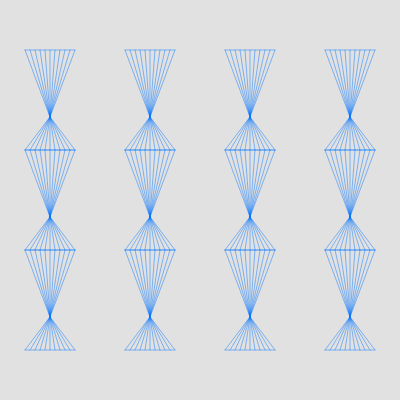
Frame 1 (no input)
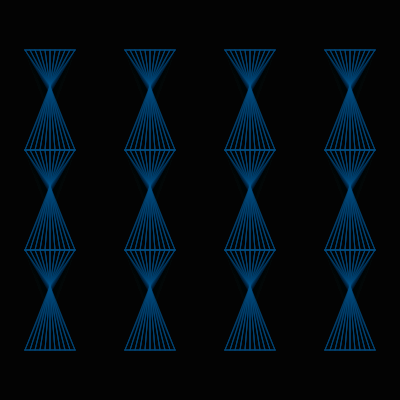
Frame 60 (no input)
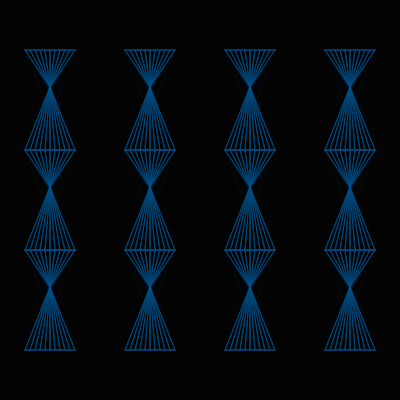
Frame 120 (the mouse pressed at the canvas centre since frame 60)

The p5.js sketch that drew these frames (run headless with seeded random() and noise() and a simulated clock; from frame 60 on, the mouse is pressed at the canvas centre):

// p5.js sketch
// ── sketch.js
function setup() {
  createCanvas(400, 400);
}

function draw() {
  background(0, 30);
  stroke(120, 120, 120, 80);
  noFill();
  // var noiseY = noise(.01 * frameCount) * 400;
  // var x1coord = map(noiseX, 0, 400, 50, 150);
  // var y1coord = map(noiseY, 0, 400, 0, 200);
  // stroke(noiseX, noiseY);
  var noiseY = noise(.01 * frameCount) * 400;
  var y1coord = map(noiseY,0,400,50,150);
  stroke(0,y1coord,noiseY,y1coord);
	line (25,50,75,50);
  for (let i = 25; i<=75; i+=5) {
    line(i,50,50,y1coord);
  }
  // var noiseY2 = noise(.02 * frameCount) * 400;
  // var y2coord = map(noiseY2,0,400,100,150);
  line(125,50,175,50);
  for(let j = 125; j<=175; j+=5) {
    line(j,50,150,y1coord);
  }
  line(225,50,275,50);
  for(let k = 225; k<=275; k+=5) {
    line(k,50,250,y1coord);
  }

  line(325,50,375,50);
  for (let h = 325;h<=375; h+=5) {
    line(h, 50,350,y1coord);
  }

  line(25,150,75,150);
  for (let i = 25; i<=75; i+=5) {
    line(i,150,50,y1coord);
  }
  line(125,150,175,150);
  for(let j = 125; j<=175; j+=5) {
    line(j,150,150,y1coord);
  }
  line(225,150,275,150);
  for(let k = 225; k<=275; k+=5) {
    line(k,150,250,y1coord);
  }
  line(325,150,375,150);
  for (let h = 325;h<=375; h+=5) {
    line(h, 150,350,y1coord);
  }

  var y2coord = map(noiseY, 0,400,250,350);

  line(25,250,75,250);
  for (let i = 25; i<=75; i+=5) {
    line(i,250,50,y2coord);
  }
  line(125,250,175,250);
  for(let j = 125; j<=175; j+=5) {
    line(j,250,150,y2coord);
  }
  line(225,250,275,250);
  for(let k = 225; k<=275; k+=5) {
    line(k,250,250,y2coord);
  }
  line(325,250,375,250);
  for (let h = 325;h<=375; h+=5) {
    line(h, 250,350,y2coord);
  }
  line(25,350,75,350);
  for (let i = 25; i<=75; i+=5) {
    line(i,350,50,y2coord);
  }
  line(125,350,175,350);
  for(let j = 125; j<=175; j+=5) {
    line(j,350,150,y2coord);
  }
  line(225,350,275,350);
  for(let k = 225; k<=275; k+=5) {
    line(k,350,250,y2coord);
  }
  line(325,350,375,350);
  for (let h = 325;h<=375; h+=5) {
    line(h, 350,350,y2coord);
  }

  var y3coord = map(noiseY, 0,400,150,250);
  line(25,150,75,150);
  for (let i = 25; i<=75; i+=5) {
    line(i,150,50,y3coord);
  }
  line(125,150,175,150);
  for(let j = 125; j<=175; j+=5) {
    line(j,150,150,y3coord);
  }
  line(225,150,275,150);
  for(let k = 225; k<=275; k+=5) {
    line(k,150,250,y3coord);
  }
  line(325,150,375,150);
  for (let h = 325;h<=375; h+=5) {
    line(h, 150,350,y3coord);
  }
  line(25,250,75,250);
  for (let i = 25; i<=75; i+=5) {
    line(i,250,50,y3coord);
  }
  line(125,250,175,250);
  for(let j = 125; j<=175; j+=5) {
    line(j,250,150,y3coord);
  }
  line(225,250,275,250);
  for(let k = 225; k<=275; k+=5) {
    line(k,250,250,y3coord);
  }
  line(325,250,375,250);
  for (let h = 325;h<=375; h+=5) {
    line(h, 250,350,y3coord);
  }

}
//   line(50, 100, 150, 100);

//   for (let x = 50; x <= 150; x += 5) {
//     line(x, 100, x1coord, y1coord);
//   }

//   var noiseX2 = noise(.02 * frameCount) * 400;
//   var noiseY2 = noise(.02 * frameCount) * 400;
//   var x2coord = map(noiseX2, 0, 400, 250, 350);
//   var y2coord = map(noiseY2, 0, 400, 0, 200);
//   // stroke(noiseX2, noiseY2);
//   stroke(0, noiseX2, 0, noiseY2);
//   line(350, 100, 250, 100);

//   for (let x = 250; x <= 350; x += 5) {
//     line(x, 100, x2coord, y2coord);
//   }

//   var noiseX3 = noise(.03 * frameCount) * 400;
//   var noiseY3 = noise(.03 * frameCount) * 400;
//   var x3coord = map(noiseX3, 0, 400, 250, 350);
//   var y3coord = map(noiseY3, 0, 400, 200, 400);
//   // stroke(noiseX3, noiseY3);
//   stroke(0, noiseX3, 0, noiseY3);
//   line(350, 300, 250, 300);

//   for (let x = 250; x <= 350; x += 5) {
//     line(x, 300, x3coord, y3coord);
//   }

//   var noiseX4 = noise(.04 * frameCount) * 400;
//   var noiseY4 = noise(.04 * frameCount) * 400;

//   var x4coord = map(noiseX4, 0, 400, 50, 150);
//   var y4coord = map(noiseY4, 0, 400, 200, 400);

//   // stroke(noiseX4, noiseY4);
//   stroke(0, noiseX4, 0, noiseY4);
//   line(50, 300, 150, 300);

//   for (let x = 50; x <= 150; x += 5) {
//     line(x, 300, x4coord, y4coord);
//   }


//   // line(100,height/2,300,height/2);

//   // for(let x = 100; x<=300; x+=20) {
//   // // for (let y = height; 0 <= y; y-= 20) {
//   // line(x,height/2,noiseX, noiseY);
//   // }
// }

// //}
